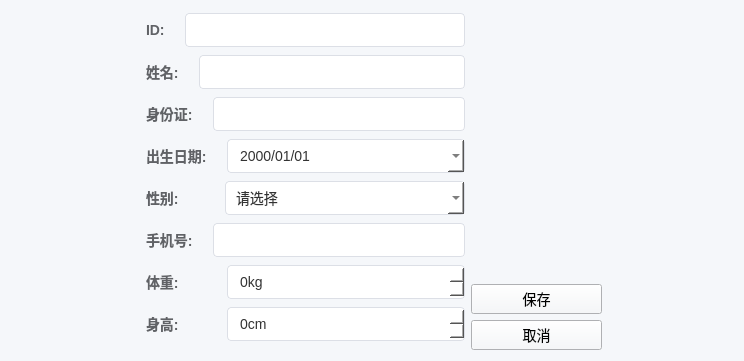
<?xml version="1.0" encoding="UTF-8"?>
<ui version="4.0">
 <class>PatientEditView</class>
 <widget class="QWidget" name="PatientEditView">
  <property name="geometry">
   <rect>
    <x>0</x>
    <y>0</y>
    <width>744</width>
    <height>361</height>
   </rect>
  </property>
  <property name="windowTitle">
   <string>患者编辑</string>
  </property>
  <property name="styleSheet">
   <string notr="true">/* 1. 全局字体与背景 */
QWidget {
    font-family: &quot;Microsoft YaHei&quot;, &quot;Segoe UI&quot;;
    font-size: 14px;
    background-color: #F5F7FA; /* 整体背景：极淡的灰蓝色，比纯灰更高级 */
}

/* 2. 核心卡片样式 (那个 QFrame) */
QFrame#editFrame {
    background-color: #FFFFFF; /* 纯白卡片背景 */
    border: 1px solid #E4E7ED; /* 边框 */
    border-radius: 10px;       /* 圆角 */
    /* 注意：Qt Designer里看不到阴影，运行后也许需要C++代码加阴影，这里先做边框 */
}

/* 3. 标签样式 (ID, 姓名等) */
QLabel {
    color: #606266; /* 深灰色文字 */
    font-weight: bold;
    font-size: 14px;
    padding-right: 10px; /* 让标签和输入框有点距离 */
    background-color: transparent; /* 标签背景透明 */
}

/* 4. 输入框通用样式 (LineEdit, DateEdit, ComboBox, SpinBox) */
QLineEdit, QDateEdit, QComboBox, QDoubleSpinBox, QSpinBox {
    border: 1px solid #DCDFE6; /* 浅灰边框 */
    border-radius: 4px;        /* 小圆角 */
    padding: 6px 10px;         /* 内边距，让输入框高一点，不那么挤 */
    background-color: #FFFFFF;
    color: #333;
    min-width: 200px;          /* 保证输入框够长 */
    min-height: 20px;
}

/* 输入框获得焦点时变蓝 */
QLineEdit:focus, QDateEdit:focus, QComboBox:focus, QDoubleSpinBox:focus {
    border: 1px solid #409EFF;
}

/* 5. 按钮样式优化 */

/* 保存按钮 - 蓝色主色调 */
QPushButton[text=&quot;保存&quot;] {
    background-color: #409EFF;
    color: white;
    border: none;
    border-radius: 4px;
    padding: 8px 25px;
    font-size: 14px;
}
QPushButton[text=&quot;保存&quot;]:hover {
    background-color: #66B1FF;
}
QPushButton[text=&quot;保存&quot;]:pressed {
    background-color: #3A8EE6;
}

/* 取消按钮 - 朴素风格 */
QPushButton[text=&quot;取消&quot;] {
    background-color: #FFFFFF;
    color: #606266;
    border: 1px solid #DCDFE6;
    border-radius: 4px;
    padding: 8px 25px;
    font-size: 14px;
}
QPushButton[text=&quot;取消&quot;]:hover {
    color: #409EFF;
    border-color: #c6e2ff;
    background-color: #ecf5ff;
}

/* 顶部导航按钮 (返回/注销) 保持透明 */
QPushButton#btn_return, QPushButton#btn_logout {
    background: transparent;
    border: none;
    color: #606266;
    font-size: 14px;
}
QPushButton#btn_return:hover, QPushButton#btn_logout:hover {
    color: #409EFF;
}</string>
  </property>
  <layout class="QHBoxLayout" name="horizontalLayout_9">
   <item>
    <spacer name="horizontalSpacer">
     <property name="orientation">
      <enum>Qt::Orientation::Horizontal</enum>
     </property>
     <property name="sizeHint" stdset="0">
      <size>
       <width>40</width>
       <height>20</height>
      </size>
     </property>
    </spacer>
   </item>
   <item>
    <layout class="QVBoxLayout" name="verticalLayout">
     <item>
      <layout class="QHBoxLayout" name="horizontalLayout">
       <item>
        <widget class="QLabel" name="label">
         <property name="text">
          <string>ID:</string>
         </property>
        </widget>
       </item>
       <item>
        <widget class="QLineEdit" name="lineEdit_ID"/>
       </item>
      </layout>
     </item>
     <item>
      <layout class="QHBoxLayout" name="horizontalLayout_2">
       <item>
        <widget class="QLabel" name="label_2">
         <property name="text">
          <string>姓名:</string>
         </property>
        </widget>
       </item>
       <item>
        <widget class="QLineEdit" name="lineEdit_Name"/>
       </item>
      </layout>
     </item>
     <item>
      <layout class="QHBoxLayout" name="horizontalLayout_3">
       <item>
        <widget class="QLabel" name="label_3">
         <property name="text">
          <string>身份证:</string>
         </property>
        </widget>
       </item>
       <item>
        <widget class="QLineEdit" name="lineEdit_IDCard"/>
       </item>
      </layout>
     </item>
     <item>
      <layout class="QHBoxLayout" name="horizontalLayout_4">
       <item>
        <widget class="QLabel" name="label_8">
         <property name="text">
          <string>出生日期:</string>
         </property>
        </widget>
       </item>
       <item>
        <widget class="QDateEdit" name="dateEdit_DOB">
         <property name="displayFormat">
          <string>yyyy/MM/dd</string>
         </property>
         <property name="calendarPopup">
          <bool>true</bool>
         </property>
        </widget>
       </item>
      </layout>
     </item>
     <item>
      <layout class="QHBoxLayout" name="horizontalLayout_8">
       <item>
        <widget class="QLabel" name="label_4">
         <property name="text">
          <string>性别:</string>
         </property>
        </widget>
       </item>
       <item>
        <widget class="QComboBox" name="comboBox_Sex">
         <item>
          <property name="text">
           <string>请选择</string>
          </property>
         </item>
         <item>
          <property name="text">
           <string>男</string>
          </property>
         </item>
         <item>
          <property name="text">
           <string>女</string>
          </property>
         </item>
        </widget>
       </item>
      </layout>
     </item>
     <item>
      <layout class="QHBoxLayout" name="horizontalLayout_7">
       <item>
        <widget class="QLabel" name="label_7">
         <property name="text">
          <string>手机号:</string>
         </property>
        </widget>
       </item>
       <item>
        <widget class="QLineEdit" name="lineEdit_Number"/>
       </item>
      </layout>
     </item>
     <item>
      <layout class="QHBoxLayout" name="horizontalLayout_6">
       <item>
        <widget class="QLabel" name="label_6">
         <property name="text">
          <string>体重:</string>
         </property>
        </widget>
       </item>
       <item>
        <widget class="QSpinBox" name="spinBox_Weight">
         <property name="suffix">
          <string>kg</string>
         </property>
        </widget>
       </item>
      </layout>
     </item>
     <item>
      <layout class="QHBoxLayout" name="horizontalLayout_5">
       <item>
        <widget class="QLabel" name="label_5">
         <property name="text">
          <string>身高:</string>
         </property>
        </widget>
       </item>
       <item>
        <widget class="QSpinBox" name="spinBox_Height">
         <property name="suffix">
          <string>cm</string>
         </property>
         <property name="maximum">
          <number>300</number>
         </property>
        </widget>
       </item>
      </layout>
     </item>
    </layout>
   </item>
   <item>
    <layout class="QVBoxLayout" name="verticalLayout_3">
     <item>
      <spacer name="verticalSpacer">
       <property name="orientation">
        <enum>Qt::Orientation::Vertical</enum>
       </property>
       <property name="sizeHint" stdset="0">
        <size>
         <width>20</width>
         <height>40</height>
        </size>
       </property>
      </spacer>
     </item>
     <item>
      <spacer name="horizontalSpacer_2">
       <property name="orientation">
        <enum>Qt::Orientation::Horizontal</enum>
       </property>
       <property name="sizeHint" stdset="0">
        <size>
         <width>40</width>
         <height>20</height>
        </size>
       </property>
      </spacer>
     </item>
     <item>
      <layout class="QVBoxLayout" name="verticalLayout_2">
       <item>
        <widget class="QPushButton" name="btn_Save">
         <property name="text">
          <string>保存</string>
         </property>
        </widget>
       </item>
       <item>
        <widget class="QPushButton" name="btn_Cancel">
         <property name="text">
          <string>取消</string>
         </property>
        </widget>
       </item>
      </layout>
     </item>
    </layout>
   </item>
   <item>
    <spacer name="horizontalSpacer_3">
     <property name="orientation">
      <enum>Qt::Orientation::Horizontal</enum>
     </property>
     <property name="sizeHint" stdset="0">
      <size>
       <width>40</width>
       <height>20</height>
      </size>
     </property>
    </spacer>
   </item>
  </layout>
 </widget>
 <resources/>
 <connections/>
</ui>
